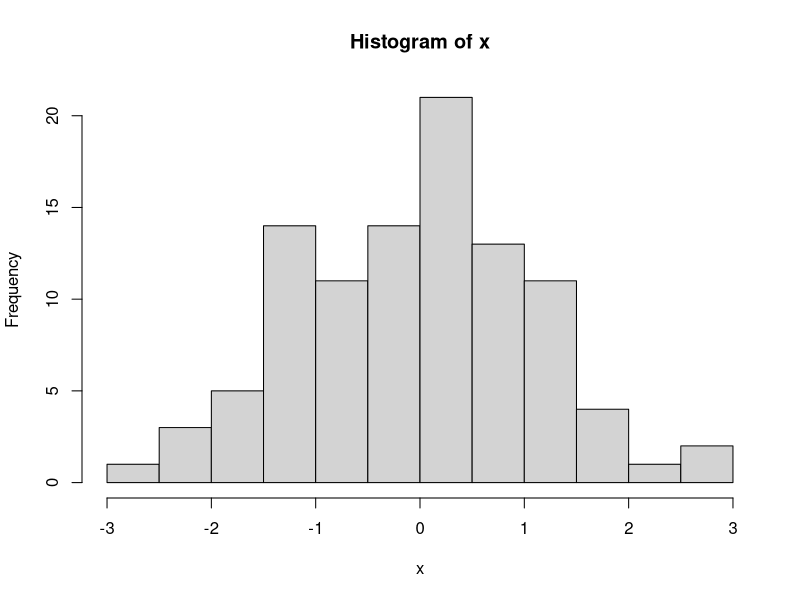

Generate this figure with R:
## ---- chunk 1
(x <- rnorm(100))
## ---- chunk 2
hist(x)
